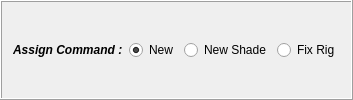
       <widget class="QFrame" name="frame_14">
        <property name="frameShape">
         <enum>QFrame::Box</enum>
        </property>
        <property name="frameShadow">
         <enum>QFrame::Raised</enum>
        </property>
        <layout class="QHBoxLayout" name="horizontalLayout_9">
         <item>
          <layout class="QHBoxLayout" name="horizontalLayout_11">
           <item>
            <widget class="QLabel" name="label_14">
             <property name="font">
              <font>
               <pointsize>9</pointsize>
               <weight>75</weight>
               <italic>true</italic>
               <bold>true</bold>
              </font>
             </property>
             <property name="text">
              <string>Assign Command :</string>
             </property>
            </widget>
           </item>
           <item>
            <widget class="QRadioButton" name="newAssignRadioButton">
             <property name="font">
              <font>
               <pointsize>9</pointsize>
              </font>
             </property>
             <property name="text">
              <string>New</string>
             </property>
             <property name="checked">
              <bool>true</bool>
             </property>
            </widget>
           </item>
           <item>
            <widget class="QRadioButton" name="shadeAssignRadioButton">
             <property name="font">
              <font>
               <pointsize>9</pointsize>
              </font>
             </property>
             <property name="text">
              <string>New Shade</string>
             </property>
            </widget>
           </item>
           <item>
            <widget class="QRadioButton" name="rigAssignRadioButton">
             <property name="font">
              <font>
               <pointsize>9</pointsize>
              </font>
             </property>
             <property name="text">
              <string>Fix Rig</string>
             </property>
            </widget>
           </item>
          </layout>
         </item>
        </layout>
       </widget>
